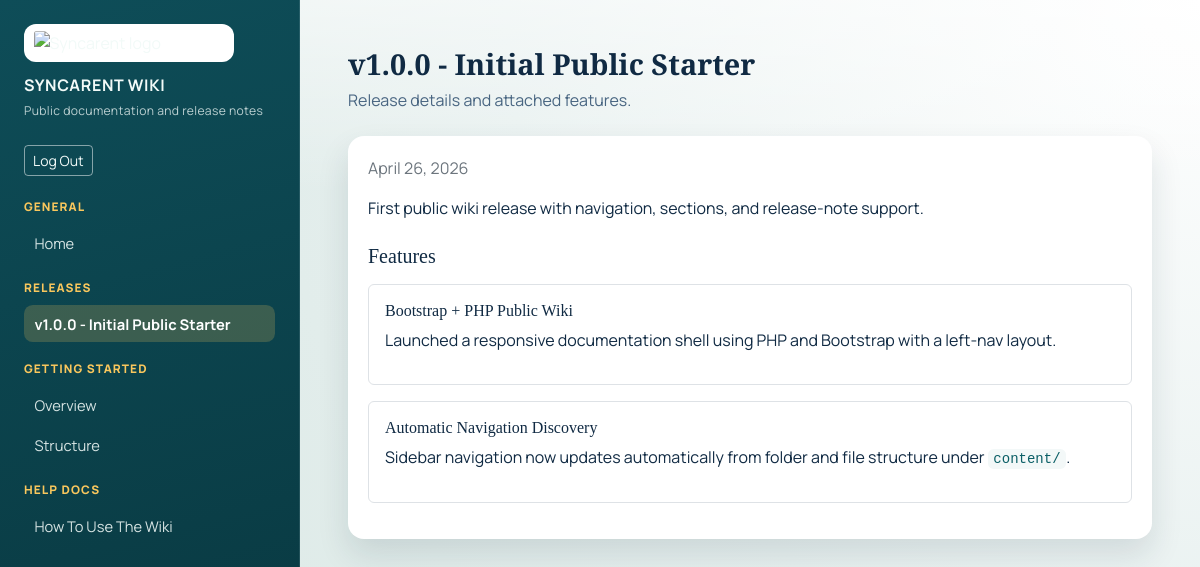
The app's page /viewport?page=releases/v1-0-0-initial-public-starter (signed in) with its own data.
### tables this page shows
CREATE TABLE IF NOT EXISTS releases (
    id BIGINT UNSIGNED NOT NULL AUTO_INCREMENT,
    header VARCHAR(255) NOT NULL,
    status ENUM('draft', 'publish') NOT NULL DEFAULT 'draft',
    slug VARCHAR(191) NOT NULL,
    html_content LONGTEXT NULL,
    created_at TIMESTAMP NOT NULL DEFAULT CURRENT_TIMESTAMP,
    updated_at TIMESTAMP NOT NULL DEFAULT CURRENT_TIMESTAMP ON UPDATE CURRENT_TIMESTAMP,
    PRIMARY KEY (id),
    UNIQUE KEY uq_releases_slug (slug),
    KEY idx_releases_status_created_at (status, created_at)
);

CREATE TABLE IF NOT EXISTS release_features (
    release_id BIGINT UNSIGNED NOT NULL,
    feature_id BIGINT UNSIGNED NOT NULL,
    display_order INT NOT NULL DEFAULT 0,
    created_at TIMESTAMP NOT NULL DEFAULT CURRENT_TIMESTAMP,
    PRIMARY KEY (release_id, feature_id),
    KEY idx_release_features_order (release_id, display_order),
    CONSTRAINT fk_release_features_release
        FOREIGN KEY (release_id) REFERENCES releases (id) ON DELETE CASCADE ON UPDATE CASCADE,
    CONSTRAINT fk_release_features_feature
        FOREIGN KEY (feature_id) REFERENCES features (id) ON DELETE CASCADE ON UPDATE CASCADE
);

CREATE TABLE IF NOT EXISTS features (
    id BIGINT UNSIGNED NOT NULL AUTO_INCREMENT,
    header VARCHAR(255) NOT NULL,
    slug VARCHAR(191) NOT NULL,
    html_content LONGTEXT NULL,
    asset_path VARCHAR(500) NULL,
    created_at TIMESTAMP NOT NULL DEFAULT CURRENT_TIMESTAMP,
    updated_at TIMESTAMP NOT NULL DEFAULT CURRENT_TIMESTAMP ON UPDATE CURRENT_TIMESTAMP,
    PRIMARY KEY (id),
    UNIQUE KEY uq_features_slug (slug)
);

### includes/database.php (called while the page is built, shortened)
<?php
function wiki_db(): ?PDO
{
    $pdo = $GLOBALS['wiki_db_pdo'] ?? null;
    return $pdo instanceof PDO ? $pdo : null;
}
function wiki_db_fetch_published_release_by_slug(string $slug): ?array
{
    $pdo = wiki_db();
    $statement = $pdo->prepare(
        "SELECT id, header, status, slug, html_content, created_at, updated_at
         FROM releases
         WHERE status = 'publish' AND slug = :slug
         LIMIT 1"
    );
    $statement->execute(['slug' => $slug]);
    $release = $statement->fetch();
    return is_array($release) ? $release : null;
}
function wiki_db_fetch_release_features(int $releaseId): array
{
    $pdo = wiki_db();
    $statement = $pdo->prepare(
        'SELECT f.id, f.header, f.slug, f.html_content, f.asset_path, rf.display_order
         FROM release_features rf
         INNER JOIN features f ON f.id = rf.feature_id
         WHERE rf.release_id = :release_id
         ORDER BY rf.display_order ASC, f.id ASC'
    );
    $statement->execute(['release_id' => $releaseId]);
    return $statement->fetchAll();
}

### includes/env.php (called while the page is built, shortened)
<?php
function wiki_env(string $key, string $default = ''): string
{
    $value = getenv($key);
    if ($value === false || $value === '') {
        return $default;
    }
    return $value;
}

### includes/wiki.php (called while the page is built, shortened)
<?php
function wiki_sanitize_slug(string $value): string
{
    $slug = trim(str_replace('\\', '/', $value), '/');
    return $slug;
}

### index.php (the view, shortened to what this page needs)
<?php
require_once __DIR__ . '/includes/env.php';
require_once __DIR__ . '/includes/database.php';
require_once __DIR__ . '/includes/wiki.php';
$siteName = wiki_env('WIKI_SITE_NAME', 'Syncarent Wiki');
$siteTagline = wiki_env('WIKI_SITE_TAGLINE', 'Public documentation and release notes');
$siteLogoUrl = wiki_env('WIKI_LOGO_URL', 'https://roadready-cust-assets.s3.us-east-2.amazonaws.com/localhost/logo/syncarent_logo_md%20%281%29.png');
function wiki_replace_section_pages(array $sections, string $sectionKey, string $sectionLabel, array $pages): array
{
    foreach ($sections as &$section) {
        if (($section['key'] ?? '') === $sectionKey) {
            return $sections;
        }
    }
    $sections[] = [
        'key' => $sectionKey,
        'label' => $sectionLabel,
        'pages' => $pages,
    ];
    return $sections;
}
function wiki_release_date_label(?string $dateValue): string
{
    $timestamp = strtotime($dateValue);
    return date('F j, Y', $timestamp);
}
function wiki_render_release_content(array $release, array $features): string
{
    ?>
    <section>
        <p class="text-secondary mb-3"><?= htmlspecialchars(wiki_release_date_label($release['created_at'] ?? null), ENT_QUOTES, 'UTF-8') ?></p>
        <?php if (!empty($release['html_content'])): ?>
            <div class="mb-4"><?= (string) $release['html_content'] ?></div>
        <?php endif; ?>
        <h2 class="h5 mb-3">Features</h2>
        <?php if (count($features) === 0): ?>
            <p class="mb-0 text-secondary">No features are attached to this release yet.</p>
        <?php else: ?>
            <?php foreach ($features as $feature): ?>
                <article class="border rounded p-3 mb-3">
                    <h3 class="h6 mb-2"><?= htmlspecialchars((string) ($feature['header'] ?? ''), ENT_QUOTES, 'UTF-8') ?></h3>
                    <?php if (!empty($feature['html_content'])): ?>
                        <div class="mb-3"><?= (string) $feature['html_content'] ?></div>
                    <?php endif; ?>
                    <?php
                    $assetMarkup = '';
                    ?>
                </article>
            <?php endforeach; ?>
        <?php endif; ?>
    </section>
    <?php
    return (string) ob_get_clean();
}
    ?>
    <?php
$sections = wiki_discover_pages(__DIR__ . '/content');
$recentReleaseLimit = 10;
$recentReleases = wiki_db_fetch_published_releases($recentReleaseLimit, 0);
$publishedHelpDocs = wiki_db_fetch_published_help_docs(200, 0);
$releaseNavPages = [];
$helpNavPages = [];
foreach ($recentReleases as $releaseRow) {
    $releaseSlug = (string) $releaseRow['slug'];
    $releaseNavPages[] = [
        'slug' => 'releases/' . $releaseSlug,
        'title' => (string) $releaseRow['header'],
    ];
}
foreach ($publishedHelpDocs as $helpDocRow) {
    $helpSlug = (string) $helpDocRow['slug'];
    $helpNavPages[] = [
        'slug' => 'help/' . $helpSlug,
        'title' => (string) $helpDocRow['title'],
    ];
}
$sections = wiki_replace_section_pages($sections, 'releases', 'Releases', $releaseNavPages);
$sections = wiki_replace_section_pages($sections, 'help', 'Help Docs', $helpNavPages);
$defaultSlug = wiki_default_slug($sections) ?? '';
$rawPage = isset($_GET['page']) ? (string) $_GET['page'] : '';
$requestedSlug = $rawPage === '' ? $defaultSlug : wiki_sanitize_slug($rawPage);
$resolvedRelease = null;
$resolvedHelpDoc = null;
$showOlderReleasesPage = false;
$currentPage = $requestedSlug !== '' ? wiki_find_page($sections, $requestedSlug) : null;
if ($requestedSlug === 'releases/older') {
    $showOlderReleasesPage = true;
    $currentPage = [
        'slug' => 'releases/older',
        'title' => 'Older Releases',
    ];
} elseif (str_starts_with($requestedSlug, 'releases/')) {
    $releaseSlug = substr($requestedSlug, strlen('releases/'));
    if ($releaseSlug !== '' && !str_contains($releaseSlug, '/')) {
        $resolvedRelease = wiki_db_fetch_published_release_by_slug($releaseSlug);
        if ($resolvedRelease !== null) {
            $currentPage = [
                'slug' => 'releases/' . $releaseSlug,
                'title' => (string) ($resolvedRelease['header'] ?? 'Release'),
            ];
        }
    }
}
$pageTitle = 'Welcome';
$pageDescription = 'Browse documentation, guides, and release notes from the sidebar.';
$pageContent = '<p class="mb-0">No content has been created yet.</p>';
if ($resolvedRelease !== null) {
    $features = wiki_db_fetch_release_features((int) ($resolvedRelease['id'] ?? 0));
    $pageTitle = (string) ($resolvedRelease['header'] ?? 'Release');
    $pageDescription = 'Release details and attached features.';
    $pageContent = wiki_render_release_content($resolvedRelease, $features);
} elseif ($resolvedHelpDoc !== null) {
    $pageTitle = (string) ($resolvedHelpDoc['title'] ?? 'Help Doc');
    $pageDescription = 'Help documentation.';
    $pageContent = wiki_render_help_doc_content($resolvedHelpDoc);
}
?>
<!doctype html>
<html lang="en">
<head>
    <link href="https://cdn.jsdelivr.net/npm/bootstrap@5.3.3/dist/css/bootstrap.min.css" rel="stylesheet">
    <link href="assets/css/site.css" rel="stylesheet">
</head>
<body>
<div class="wiki-shell d-md-flex">
    <aside class="wiki-sidebar p-4">
        <a class="wiki-brand mb-4 text-decoration-none" href="index.php">
            <img src="<?= htmlspecialchars($siteLogoUrl, ENT_QUOTES, 'UTF-8') ?>" alt="Syncarent logo" class="wiki-logo">
            <span>
                <strong class="wiki-brand-name d-block"><?= htmlspecialchars($siteName, ENT_QUOTES, 'UTF-8') ?></strong>
                <small class="wiki-brand-tagline"><?= htmlspecialchars($siteTagline, ENT_QUOTES, 'UTF-8') ?></small>
            </span>
        </a>
        <div class="wiki-sidebar-actions mb-4">
            <a class="btn btn-sm btn-outline-light" href="?logout=1">Log Out</a>
        </div>
        <?php if (count($sections) === 0): ?>
            <p class="mb-0 text-light-emphasis">Add `.php` files to `content/` to populate navigation.</p>
        <?php else: ?>
            <?php foreach ($sections as $section): ?>
                <section class="wiki-nav-section">
                    <h2 class="wiki-section-title"><?= htmlspecialchars($section['label'], ENT_QUOTES, 'UTF-8') ?></h2>
                    <ul class="nav flex-column gap-1">
                        <?php foreach ($section['pages'] as $page): ?>
                            <?php $isActive = $currentPage !== null && $currentPage['slug'] === $page['slug']; ?>
                            <li class="nav-item">
                                <a class="wiki-nav-link <?= $isActive ? 'active' : '' ?>" href="?page=<?= urlencode($page['slug']) ?>">
                                    <?= htmlspecialchars($page['title'], ENT_QUOTES, 'UTF-8') ?>
                                </a>
                            </li>
                        <?php endforeach; ?>
                    </ul>
                </section>
            <?php endforeach; ?>
        <?php endif; ?>
    </aside>
    <main class="wiki-main p-4 p-lg-5">
        <header class="wiki-page-header mb-4">
            <h1 class="wiki-title mb-2"><?= htmlspecialchars($pageTitle, ENT_QUOTES, 'UTF-8') ?></h1>
            <p class="wiki-description mb-0"><?= htmlspecialchars($pageDescription, ENT_QUOTES, 'UTF-8') ?></p>
        </header>
        <article class="wiki-article">
            <?= $pageContent ?>
        </article>
    </main>
</div>
</body>
</html>

### assets/css/site.css (style rules this page uses)
:root { --wiki-bg: #e7f0ef; --wiki-main-bg: #f4f8f7; --wiki-sidebar-start: #0e4d58; --wiki-sidebar-end: #08363e; --wiki-brand: #f9c75d; --wiki-text: #102a43; --wiki-muted: #486581; --wiki-card-shadow: 0 16px 32px rgba(13, 43, 54, 0.12); }
* { box-sizing: border-box; }
body { margin: 0; min-height: 100vh; background: radial-gradient(circle at top right, #ffffff 0%, var(--wiki-bg) 48%, #d8e7e3 100%); color: var(--wiki-text); font-family: "Manrope", "Segoe UI", Tahoma, sans-serif; }
.wiki-shell { min-height: 100vh; }
.wiki-sidebar { width: 300px; flex-shrink: 0; background: linear-gradient(165deg, var(--wiki-sidebar-start), var(--wiki-sidebar-end)); color: #f2faf8; border-right: 1px solid rgba(255, 255, 255, 0.1); }
.wiki-brand { display: flex; align-items: flex-start; flex-direction: column; gap: 0.65rem; color: inherit; }
.wiki-logo { width: min(210px, 100%); height: auto; border-radius: 0.75rem; background: #ffffff; padding: 0.45rem 0.6rem; }
.wiki-brand-name { font-size: 1rem; letter-spacing: 0.04em; text-transform: uppercase; }
.wiki-brand-tagline { color: rgba(242, 250, 248, 0.76); font-size: 0.76rem; letter-spacing: 0.03em; }
.wiki-sidebar-actions .btn { --bs-btn-border-color: rgba(255, 255, 255, 0.5); --bs-btn-hover-border-color: rgba(255, 255, 255, 0.9); --bs-btn-color: #f2faf8; --bs-btn-hover-color: #ffffff; }
.wiki-nav-section + .wiki-nav-section { margin-top: 1.25rem; }
.wiki-section-title { color: var(--wiki-brand); font-size: 0.74rem; font-weight: 800; letter-spacing: 0.09em; text-transform: uppercase; margin-bottom: 0.65rem; }
.wiki-nav-link { display: block; border-radius: 0.55rem; padding: 0.45rem 0.65rem; color: rgba(242, 250, 248, 0.88); font-size: 0.92rem; text-decoration: none; transition: background-color 0.18s ease, color 0.18s ease, transform 0.18s ease; }
.wiki-nav-link.active { background-color: rgba(249, 199, 93, 0.2); color: #ffffff; font-weight: 700; }
.wiki-main { flex: 1; background: linear-gradient(180deg, rgba(255, 255, 255, 0.55), transparent 24%); }
.wiki-title { font-family: "Source Serif 4", Georgia, serif; font-size: clamp(1.8rem, 2vw, 2.5rem); font-weight: 700; line-height: 1.1; }
.wiki-description { max-width: 70ch; color: var(--wiki-muted); }
.wiki-article { background: #ffffff; border-radius: 1rem; box-shadow: var(--wiki-card-shadow); padding: clamp(1.25rem, 1.5vw, 2rem); }
.wiki-article h2, .wiki-article h3 { margin-top: 1.5rem; font-family: "Source Serif 4", Georgia, serif; }
.wiki-article h2:first-child, .wiki-article h3:first-child { margin-top: 0; }
.wiki-article code { background-color: #f3f8f8; border-radius: 0.35rem; color: #0b5f66; padding: 0.15rem 0.35rem; }

### records on screen
releases: header "v1.0.0 - Initial Public Starter", created_at "April 26, 2026", html_content "First public wiki release with navigation, sections, and release-note support."
release_features: feature.header "Bootstrap + PHP Public Wiki", feature.html_content "Launched a responsive documentation shell using PHP and Bootstrap with a left-nav layout."
release_features: feature.header "Automatic Navigation Discovery", feature.html_content "Sidebar navigation now updates automatically from folder and file structure under content/ ."

### other values on screen
$siteName "SYNCARENT WIKI"
$siteTagline "Public documentation and release notes"
$section['label'] "GENERAL"
$page['title'] "Home"
$section['label'] "RELEASES"
$page['title'] "v1.0.0 - Initial Public Starter"
$section['label'] "GETTING STARTED"
$page['title'] "Overview"
$page['title'] "Structure"
$section['label'] "HELP DOCS"
$page['title'] "How To Use The Wiki"
$pageDescription "Release details and attached features."
